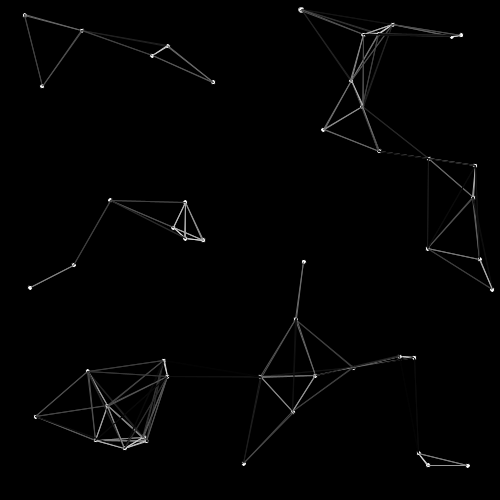
Frame 1 (no input)
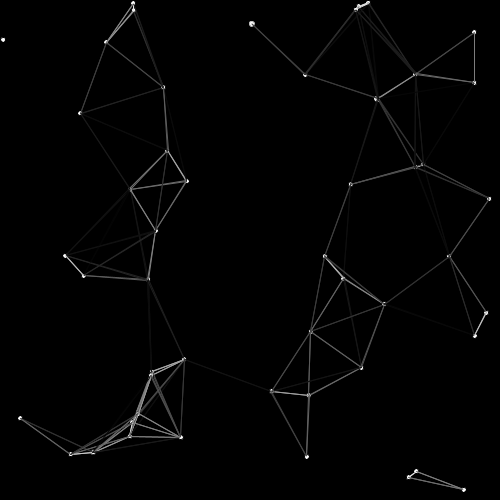
Frame 60 (the mouse pressed at the canvas centre just before this capture)
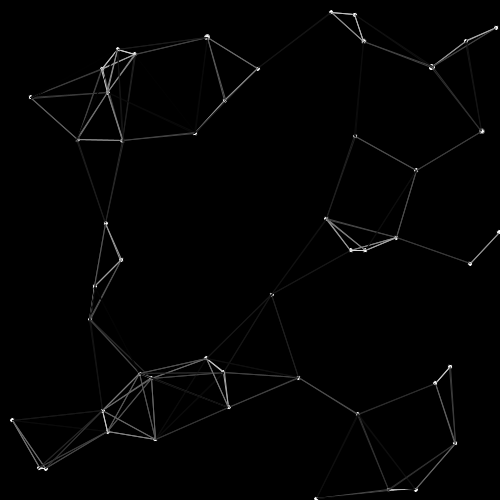
Frame 120 (the mouse held since frame 60 and released just before this capture)

The Processing sketch that drew these frames (run headless with seeded random() and noise(); from frame 60 on, the mouse is pressed at the canvas centre):

// Processing sketch: week03_6
// ── week03_6.pde
void setup(){
  size(500,500);
  for(int i=0; i<N; i++){
    x[i] = random(500);
    y[i] = random(500);
    dx[i] = random(-1,+1);//亂數往哪裡跑
    dy[i] = random(-1,+1);//亂數往哪裡跑
  }
}
int N = 50;
float [] x = new float[N];//float x=250, y=250;
float [] y = new float[N];
float [] dx = new float[N];//float dx=1, dy=1;
float [] dy = new float[N];
void draw(){
  background(0);
  for(int i=0; i<N; i++){
    ellipse(x[i], y[i], 5, 5);
    for(int k=0; k<N; k++){
      float d = dist(x[i],y[i], x[k],y[k]);
      stroke(2.55*(100-d));
      if(d<100){
        line(x[i],y[i], x[k],y[k]);
        dx[i] += (x[k]-x[i])*0.00001;//加一點吸引力
        dx[i] += (y[k]-y[i])*0.00001;//加一點吸引力
      }
    }   
    x[i] += dx[i];
    y[i] += dy[i];
    if(x[i]<0 || x[i]>500) dx[i] = -dx[i];
    if(y[i]<0 || y[i]>500) dy[i] = -dy[i];
  }
}
